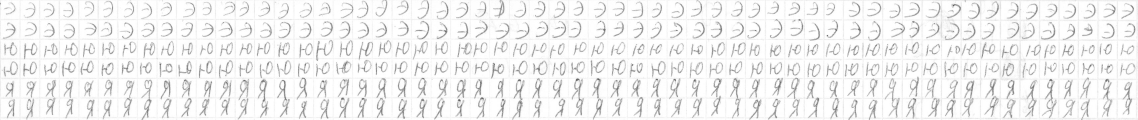
#> input picture HandwritingRecognition/images/danila.jpg, 3413 x 358 px (shown at 1/3 size)
$ python split_image.py
#> lines starting #> are read from the running program, lines starting #| are printed output that depends on the picture
### HandwritingRecognition/ImageSpliter.py
import cv2
import numpy as np


class Image:
    def __init__(self, file):
#> called with file = './images/danila.jpg'
        self.image = cv2.imread(file, 1)
#> self.image is the input picture: shape (358, 3413, 3); min 38, max 255, mean 241.2
        self.height = self.image.shape[0]
#> self.height = 358
        self.width = self.image.shape[1]
#> self.width = 3413
        self.channels = self.image.shape[2]
#> self.channels = 3

        # default params
        self.start_row = 0
        self.end_row = self.height
#> self.end_row = 358
        self.start_col = 0
        self.end_col = self.width
#> self.end_col = 3413
        self.window = 50

    def set_split_params(self, start_row, start_col, window, end_col=None, end_row=None):
#> called with start_row = 0, start_col = 1, window = 59, end_col = 3411, end_row = 350
        self.start_col = start_col
        self.start_row = start_row
        self.end_col = end_col if end_col is not None else self.end_col
#> self.end_col = 3411
        self.end_row = end_row if end_row is not None else self.end_row
#> self.end_row = 350
#> call 2 of __init__, with file = './images/denis.jpg'
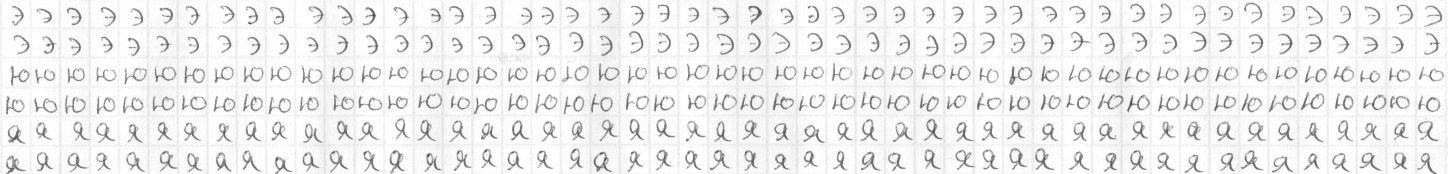
#> input picture HandwritingRecognition/images/denis.jpg, 2895 x 347 px (shown at 1/2 size)
#> in __init__, self.image is the input picture: shape (347, 2895, 3); min 34, max 255, mean 237.3
#> call 3 of __init__, with file = './images/artyom.jpg'
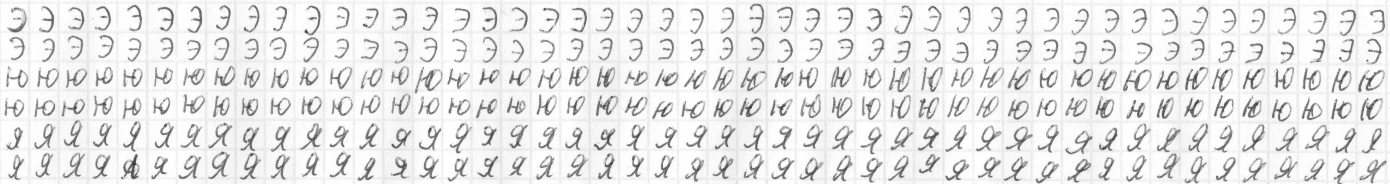
#> input picture HandwritingRecognition/images/artyom.jpg, 2779 x 368 px (shown at 1/2 size)
#> in __init__, self.image is the input picture: shape (368, 2779, 3); min 20, max 255, mean 230.9
        self.window = window

    # return range of start pixel of pictures in height
    @property
    def rows(self):
        rang = np.arange(self.start_row, self.end_row, self.window)
#> rang = [0, 59, 118, 177, 236, 295]
        return rang

    # return range of start pixel of pictures in width
    @property
    def cols(self):
        rang = np.arange(self.start_col, self.end_col, self.window)
        return rang


    # count of crop images
    @property
    def count_images(self):
        return (self.rows.shape[0] - 1) * (self.cols.shape[0] - 1)

    # get crop image
    def get_window(self, row_start, row_end, col_start, col_end):
        return self.image[row_start:row_end, col_start:col_end, :]


class Spliter:
    def __init__(self, path_to_save, number):
        self.path_to_save = path_to_save
        self.number = number
        self.rows = None
        self.cols = None
        self.count_of_images = None
        self.step = None
        self.image = None
        self.labels = None

    def split(self, image, labels):
        print('Spliting ---- =>', end='')
        self.image = image
        self.rows = image.rows
#> self.rows = [0, 59, 118, 177, 236, 295]
        self.cols = image.cols
        self.count_of_images = image.count_images
        self.step = 0
        self.labels = labels
        self.__split()
        print()
        return self.number

    def __split(self):
        for i, r_pixel in enumerate(self.rows[:-1]):
            for c_pixel in self.cols[:-1]:
                self.number += 1
                self.step += 1
                image = self.image.get_window(r_pixel, r_pixel + self.image.window,
                                              c_pixel, c_pixel + self.image.window)
                self.save_image(image, self.labels[i])
                self.print_loader()
            self.number += 1
            self.step += 1
            image = self.image.get_window(r_pixel, r_pixel + self.image.window,
                                          self.cols[-1], self.image.end_col)
            self.save_image(image, self.labels[i])
            self.print_loader()
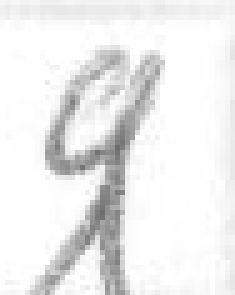
#> image: shape (59, 47, 3) (shown 5 times larger); min 108, max 255, mean 236.6
        if self.image.end_row - self.rows[-1] > self.image.window // 2:
            for c_pixel in self.cols[:-1]:
                self.number += 1
                self.step += 1
                image = self.image.get_window(self.rows[-1], self.image.end_row,
                                              c_pixel, c_pixel + self.image.window)
                self.save_image(image, self.labels[i])
                self.print_loader()
#> this loop made 57 passes
#> pass 1, in save_image (call 291), `cv2.imwrite(path_to_save, image)`:
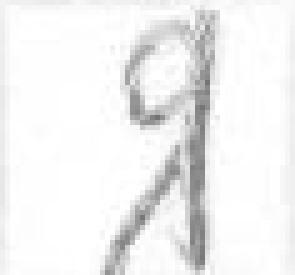
#> saved as Я_291.jpg: shape (55, 59, 3) (shown 5 times larger); min 114, max 255, mean 240.3
            self.number += 1
            self.step += 1
            image = self.image.get_window(self.rows[-1], self.image.end_row,
                                          self.cols[-1], self.image.end_col)
            self.save_image(image, self.labels[i])
#> image: shape (55, 47, 3)
            self.print_loader()


    def save_image(self, image, label):
        path_to_save = f'{self.path_to_save}/{label}/{label}_{self.number}.jpg'
        cv2.imwrite(path_to_save, image)

    def print_loader(self):
        val = self.step % 10 == 0
        if val:
            print('\b', end='')
            print(f'=>', end='')

### HandwritingRecognition/split_image.py
from ImageSpliter import Spliter, Image

PATH_TRAINING = './images/training_set'
PATH_TEST = './images/test_set'

image_art_name = './images/artyom.jpg'
image_den_name = './images/denis.jpg'
image_hvids_name = './images/danila.jpg'

image_hvids = Image(image_hvids_name)
labels_hvids = ['Э', 'Э', 'Ю', 'Ю', 'Я', 'Я']
split_params = {
    'start_row': 0,
    'start_col': 1,
    'window': 59,
    'end_row': 350,
    'end_col': 3411,
}
# print(image_hvids.image.shape)
image_hvids.set_split_params(**split_params)

image_den = Image(image_den_name)
labels_den = ['Э', 'Э', 'Ю', 'Ю', 'Я', 'Я']
split_params = {
    'start_row': 0,
    'start_col': 5,
    'window': 59,

}
# print(image_den.image.shape)
image_den.set_split_params(**split_params)

image_art = Image(image_art_name)
labels_art = ['Э', 'Э', 'Ю', 'Ю', 'Я', 'Я']
split_params = {
    'start_row': 9,
    'start_col': 0,
    'window': 59,
    'end_row': 363,
    'end_col': 2770,
}

# print(image_art.image.shape)
image_art.set_split_params(**split_params)

IMAGE_NUMBER = 0

spliter = Spliter(PATH_TRAINING, IMAGE_NUMBER)
IMAGE_NUMBER = spliter.split(image_hvids, labels_hvids)
IMAGE_NUMBER += 1

spliter = Spliter(PATH_TRAINING, IMAGE_NUMBER)
IMAGE_NUMBER = spliter.split(image_den, labels_den)
#> the loop in __split (call 2), `for c_pixel in self.cols[:-1]:` made 48 passes
#> pass 1, in save_image (call 594), `cv2.imwrite(path_to_save, image)`:
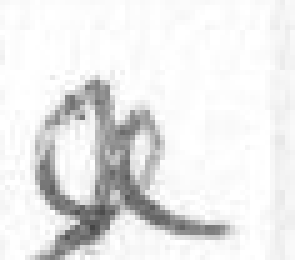
#> saved as Я_595.jpg: shape (52, 59, 3) (shown 5 times larger); min 69, max 255, mean 232.8

IMAGE_NUMBER = 0
spliter = Spliter(PATH_TEST, IMAGE_NUMBER)
spliter.split(image_art, labels_art)
#> after the loop in __split (call 3), `for c_pixel in self.cols[:-1]:`:
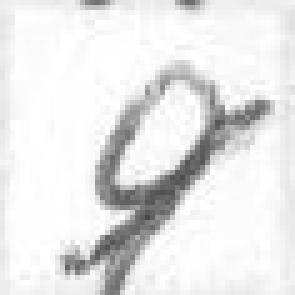
#> image: shape (59, 59, 3) (shown 5 times larger); min 72, max 255, mean 230.7
#> in __split (call 3), `self.save_image(image, self.labels[i])`:
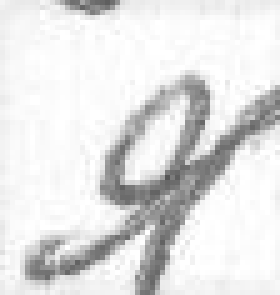
#> image: shape (59, 56, 3) (shown 5 times larger); min 85, max 255, mean 226.6
